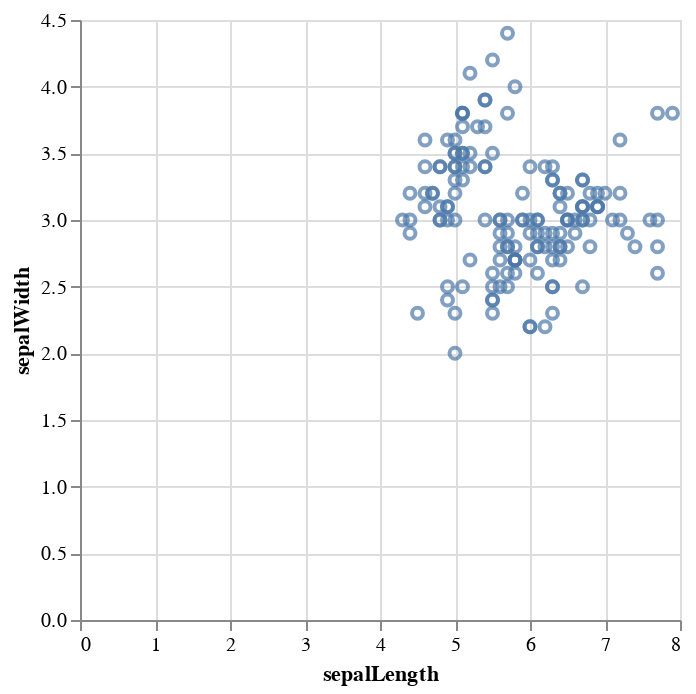

The notebook cell saved with this chart:
### Markdown cell above
In the above example, we specified the encodings using keyword arguments (`x="sepalLength"`). This works when we want something simple, like our scatterplot. In the scatterplot, we see both our axes start at `0`. What if we do not want that? We have to specify that axes need not start at `0`.

To pass such extra parameters to encoding specifications, Vega-Altair provides a method syntax (`x=alt.X("sepalLength")`). For e.g., the above chart using method syntax will look as follows:

### Code cell
alt.Chart(iris_df).mark_point().encode(
    x=alt.X("sepalLength"),
    y=alt.Y("sepalWidth")
)

### Figure 1 — Vega-Lite specification as saved in the notebook (floating-point values rounded to 4 significant figures; data arrays with more than 128 entries replaced by an {"elided": "..."} marker saying what was removed)
{"config": {"view": {"continuousWidth": 300, "continuousHeight": 300}}, "data": {"name": "data-fca4a91edf579a616212ebff2e4ce4dd"}, "mark": {"type": "point"}, "encoding": {"x": {"field": "sepalLength", "type": "quantitative"}, "y": {"field": "sepalWidth", "type": "quantitative"}}, "$schema": "https://vega.github.io/schema/vega-lite/v5.20.1.json", "datasets": {"data-fca4a91edf579a616212ebff2e4ce4dd": {"elided": "150 records"}}}
